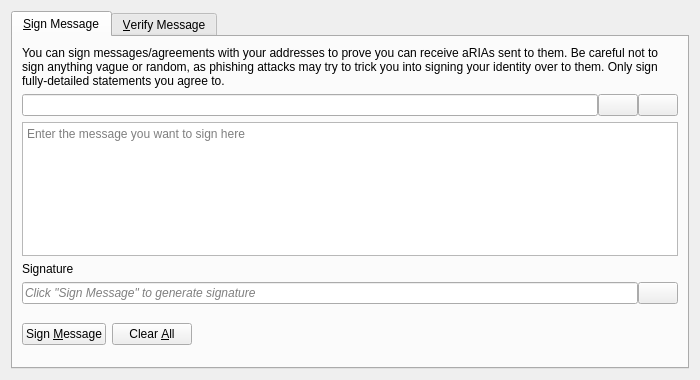
<?xml version="1.0" encoding="UTF-8"?>
<ui version="4.0">
 <class>SignVerifyMessageDialog</class>
 <widget class="QDialog" name="SignVerifyMessageDialog">
  <property name="geometry">
   <rect>
    <x>0</x>
    <y>0</y>
    <width>700</width>
    <height>380</height>
   </rect>
  </property>
  <property name="windowTitle">
   <string>Signatures - Sign / Verify a Message</string>
  </property>
  <property name="modal">
   <bool>true</bool>
  </property>
  <layout class="QVBoxLayout" name="verticalLayout">
   <item>
    <widget class="QTabWidget" name="tabWidget">
     <property name="currentIndex">
      <number>0</number>
     </property>
     <widget class="QWidget" name="tabSignMessage">
      <attribute name="title">
       <string>&amp;Sign Message</string>
      </attribute>
      <layout class="QVBoxLayout" name="verticalLayout_SM">
       <item>
        <widget class="QLabel" name="infoLabel_SM">
         <property name="text">
          <string>You can sign messages/agreements with your addresses to prove you can receive aRIAs sent to them. Be careful not to sign anything vague or random, as phishing attacks may try to trick you into signing your identity over to them. Only sign fully-detailed statements you agree to.</string>
         </property>
         <property name="textFormat">
          <enum>Qt::PlainText</enum>
         </property>
         <property name="wordWrap">
          <bool>true</bool>
         </property>
        </widget>
       </item>
       <item>
        <layout class="QHBoxLayout" name="horizontalLayout_1_SM">
         <property name="spacing">
          <number>0</number>
         </property>
         <item>
          <widget class="QValidatedLineEdit" name="addressIn_SM">
           <property name="toolTip">
            <string>The aRIA address to sign the message with</string>
           </property>
          </widget>
         </item>
         <item>
          <widget class="QPushButton" name="addressBookButton_SM">
           <property name="toolTip">
            <string>Choose previously used address</string>
           </property>
           <property name="text">
            <string/>
           </property>
           <property name="icon">
            <iconset resource="../aRIA.qrc">
             <normaloff>:/icons/address-book</normaloff>:/icons/address-book</iconset>
           </property>
           <property name="shortcut">
            <string>Alt+A</string>
           </property>
           <property name="autoDefault">
            <bool>false</bool>
           </property>
          </widget>
         </item>
         <item>
          <widget class="QPushButton" name="pasteButton_SM">
           <property name="toolTip">
            <string>Paste address from clipboard</string>
           </property>
           <property name="text">
            <string/>
           </property>
           <property name="icon">
            <iconset resource="../aRIA.qrc">
             <normaloff>:/icons/editpaste</normaloff>:/icons/editpaste</iconset>
           </property>
           <property name="shortcut">
            <string>Alt+P</string>
           </property>
           <property name="autoDefault">
            <bool>false</bool>
           </property>
          </widget>
         </item>
        </layout>
       </item>
       <item>
        <widget class="QPlainTextEdit" name="messageIn_SM">
         <property name="toolTip">
          <string>Enter the message you want to sign here</string>
         </property>
         <property name="placeholderText">
          <string>Enter the message you want to sign here</string>
         </property>
        </widget>
       </item>
       <item>
        <widget class="QLabel" name="signatureLabel_SM">
         <property name="text">
          <string>Signature</string>
         </property>
         <property name="textFormat">
          <enum>Qt::PlainText</enum>
         </property>
        </widget>
       </item>
       <item>
        <layout class="QHBoxLayout" name="horizontalLayout_2_SM">
         <property name="spacing">
          <number>0</number>
         </property>
         <item>
          <widget class="QLineEdit" name="signatureOut_SM">
           <property name="placeholderText">
            <string>Click "Sign Message" to generate signature</string>
           </property>
           <property name="font">
            <font>
             <italic>true</italic>
            </font>
           </property>
           <property name="readOnly">
            <bool>true</bool>
           </property>
          </widget>
         </item>
         <item>
          <widget class="QPushButton" name="copySignatureButton_SM">
           <property name="toolTip">
            <string>Copy the current signature to the system clipboard</string>
           </property>
           <property name="text">
            <string/>
           </property>
           <property name="icon">
            <iconset resource="../aRIA.qrc">
             <normaloff>:/icons/editcopy</normaloff>:/icons/editcopy</iconset>
           </property>
           <property name="autoDefault">
            <bool>false</bool>
           </property>
          </widget>
         </item>
        </layout>
       </item>
       <item>
        <layout class="QHBoxLayout" name="horizontalLayout_3_SM">
         <item>
          <widget class="QPushButton" name="signMessageButton_SM">
           <property name="toolTip">
            <string>Sign the message to prove you own this aRIA address</string>
           </property>
           <property name="text">
            <string>Sign &amp;Message</string>
           </property>
           <property name="icon">
            <iconset resource="../aRIA.qrc">
             <normaloff>:/icons/edit</normaloff>:/icons/edit</iconset>
           </property>
           <property name="autoDefault">
            <bool>false</bool>
           </property>
          </widget>
         </item>
         <item>
          <widget class="QPushButton" name="clearButton_SM">
           <property name="toolTip">
            <string>Reset all sign message fields</string>
           </property>
           <property name="text">
            <string>Clear &amp;All</string>
           </property>
           <property name="icon">
            <iconset resource="../aRIA.qrc">
             <normaloff>:/icons/remove</normaloff>:/icons/remove</iconset>
           </property>
           <property name="autoDefault">
            <bool>false</bool>
           </property>
          </widget>
         </item>
         <item>
          <spacer name="horizontalSpacer_1_SM">
           <property name="orientation">
            <enum>Qt::Horizontal</enum>
           </property>
           <property name="sizeHint" stdset="0">
            <size>
             <width>40</width>
             <height>48</height>
            </size>
           </property>
          </spacer>
         </item>
         <item>
          <widget class="QLabel" name="statusLabel_SM">
           <property name="font">
            <font>
             <weight>75</weight>
             <bold>true</bold>
            </font>
           </property>
           <property name="text">
            <string/>
           </property>
           <property name="wordWrap">
            <bool>true</bool>
           </property>
          </widget>
         </item>
         <item>
          <spacer name="horizontalSpacer_2_SM">
           <property name="orientation">
            <enum>Qt::Horizontal</enum>
           </property>
           <property name="sizeHint" stdset="0">
            <size>
             <width>40</width>
             <height>48</height>
            </size>
           </property>
          </spacer>
         </item>
        </layout>
       </item>
      </layout>
     </widget>
     <widget class="QWidget" name="tabVerifyMessage">
      <attribute name="title">
       <string>&amp;Verify Message</string>
      </attribute>
      <layout class="QVBoxLayout" name="verticalLayout_VM">
       <item>
        <widget class="QLabel" name="infoLabel_VM">
         <property name="text">
          <string>Enter the receiver's address, message (ensure you copy line breaks, spaces, tabs, etc. exactly) and signature below to verify the message. Be careful not to read more into the signature than what is in the signed message itself, to avoid being tricked by a man-in-the-middle attack. Note that this only proves the signing party receives with the address, it cannot prove sendership of any transaction!</string>
         </property>
         <property name="textFormat">
          <enum>Qt::PlainText</enum>
         </property>
         <property name="alignment">
          <set>Qt::AlignLeading|Qt::AlignLeft|Qt::AlignTop</set>
         </property>
         <property name="wordWrap">
          <bool>true</bool>
         </property>
        </widget>
       </item>
       <item>
        <layout class="QHBoxLayout" name="horizontalLayout_1_VM">
         <property name="spacing">
          <number>0</number>
         </property>
         <item>
          <widget class="QValidatedLineEdit" name="addressIn_VM">
           <property name="toolTip">
            <string>The aRIA address the message was signed with</string>
           </property>
          </widget>
         </item>
         <item>
          <widget class="QPushButton" name="addressBookButton_VM">
           <property name="toolTip">
            <string>Choose previously used address</string>
           </property>
           <property name="text">
            <string/>
           </property>
           <property name="icon">
            <iconset resource="../aRIA.qrc">
             <normaloff>:/icons/address-book</normaloff>:/icons/address-book</iconset>
           </property>
           <property name="shortcut">
            <string>Alt+A</string>
           </property>
           <property name="autoDefault">
            <bool>false</bool>
           </property>
          </widget>
         </item>
        </layout>
       </item>
       <item>
        <widget class="QPlainTextEdit" name="messageIn_VM">
          <property name="toolTip">
            <string>The signed message to verify</string>
          </property>
          <property name="placeholderText">
            <string>The signed message to verify</string>
          </property>
        </widget>
       </item>
       <item>
        <widget class="QValidatedLineEdit" name="signatureIn_VM">
          <property name="toolTip">
            <string>The signature given when the message was signed</string>
          </property>
          <property name="placeholderText">
            <string>The signature given when the message was signed</string>
          </property>
        </widget>
       </item>
       <item>
        <layout class="QHBoxLayout" name="horizontalLayout_2_VM">
         <item>
          <widget class="QPushButton" name="verifyMessageButton_VM">
           <property name="toolTip">
            <string>Verify the message to ensure it was signed with the specified aRIA address</string>
           </property>
           <property name="text">
            <string>Verify &amp;Message</string>
           </property>
           <property name="icon">
            <iconset resource="../aRIA.qrc">
             <normaloff>:/icons/transaction_0</normaloff>:/icons/transaction_0</iconset>
           </property>
           <property name="autoDefault">
            <bool>false</bool>
           </property>
          </widget>
         </item>
         <item>
          <widget class="QPushButton" name="clearButton_VM">
           <property name="toolTip">
            <string>Reset all verify message fields</string>
           </property>
           <property name="text">
            <string>Clear &amp;All</string>
           </property>
           <property name="icon">
            <iconset resource="../aRIA.qrc">
             <normaloff>:/icons/remove</normaloff>:/icons/remove</iconset>
           </property>
           <property name="autoDefault">
            <bool>false</bool>
           </property>
          </widget>
         </item>
         <item>
          <spacer name="horizontalSpacer_1_VM">
           <property name="orientation">
            <enum>Qt::Horizontal</enum>
           </property>
           <property name="sizeHint" stdset="0">
            <size>
             <width>40</width>
             <height>48</height>
            </size>
           </property>
          </spacer>
         </item>
         <item>
          <widget class="QLabel" name="statusLabel_VM">
           <property name="font">
            <font>
             <weight>75</weight>
             <bold>true</bold>
            </font>
           </property>
           <property name="text">
            <string/>
           </property>
           <property name="wordWrap">
            <bool>true</bool>
           </property>
          </widget>
         </item>
         <item>
          <spacer name="horizontalSpacer_2_VM">
           <property name="orientation">
            <enum>Qt::Horizontal</enum>
           </property>
           <property name="sizeHint" stdset="0">
            <size>
             <width>40</width>
             <height>48</height>
            </size>
           </property>
          </spacer>
         </item>
        </layout>
       </item>
      </layout>
     </widget>
    </widget>
   </item>
  </layout>
 </widget>
 <customwidgets>
  <customwidget>
   <class>QValidatedLineEdit</class>
   <extends>QLineEdit</extends>
   <header>qt/qvalidatedlineedit.h</header>
  </customwidget>
 </customwidgets>
 <resources>
  <include location="../aRIA.qrc"/>
 </resources>
 <connections/>
</ui>
